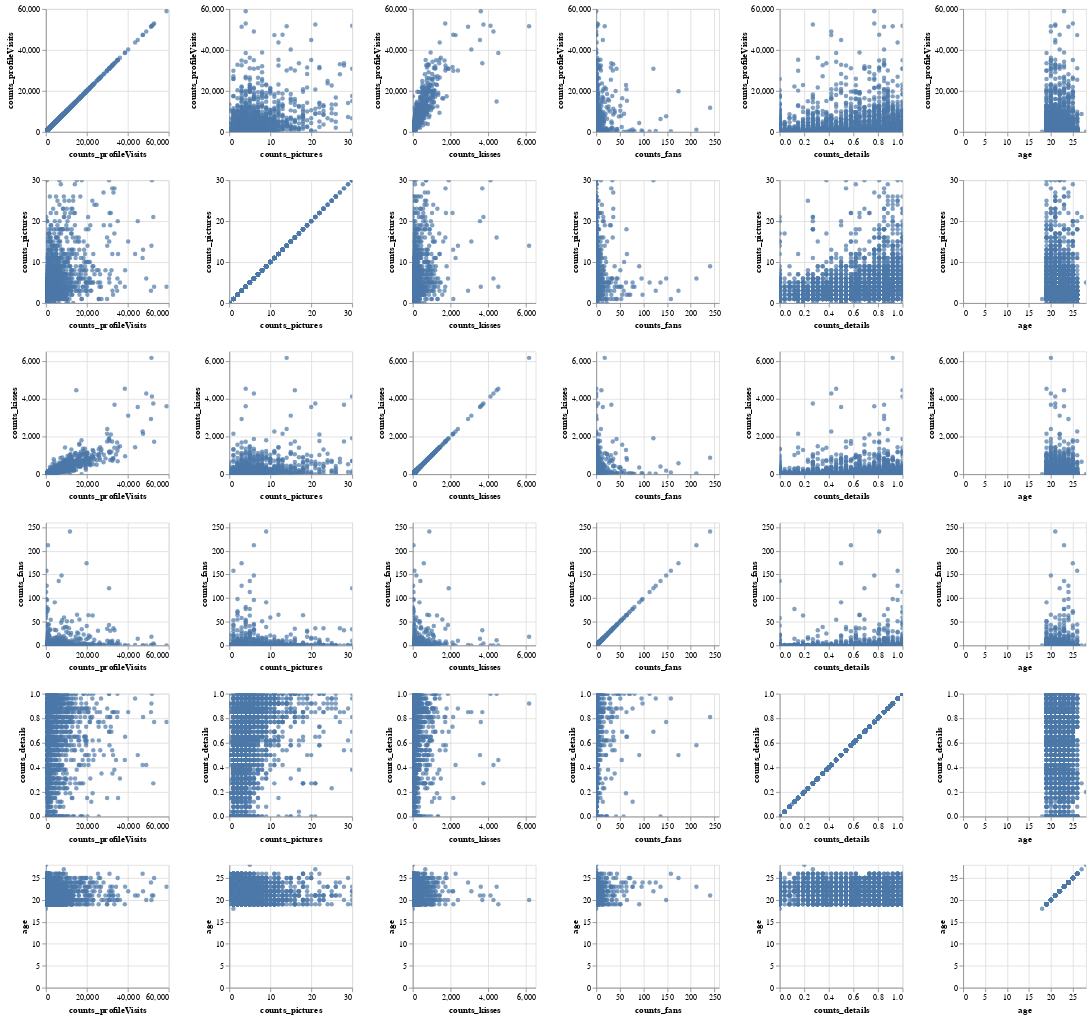

Notebook code cell kept with this figure:
### Markdown cell above
Die Tabelle lässt erkennen, dass die Daten einiger Variablen deutlich ungleich verteilt sind. Während der Anteil der auf dem Profil gegebenen Informationen noch recht gleichmäßig zwischen 0 und 1 liegt, scheint die Variable counts_prictures bereits rechtsschiefe Tendenzen aufzuweisen. Der Durchschnitt ist verglichen mit dem 50% Quartil leicht höher, der Abstand zwischen dem 25%-Quartil und dem 50%-Quartil ist dabei kleiner als der zwischen diesem und dem 75%-Quartil. Zudem liegt der Maximalwert 24 Bilder über dem 75%-Qaurtil, was auf Ausreißer nach rechts hindeutet.

Ein ähnliches, noch verstärktes Bild zeichnet sich bei der Variable counts_kisses. Auch hier liegt eine rechtsschiefe Verteilung vor. Der Abstand zwischen dem 75%-Quartil und dem Maximalwert ist dabei aber viel deutlicher und könnte sich stark auf die Qualität des Modells auswirken, weshalb die Auswirkung möglicher Ausreißer in jedem Fall näher betrachtet werden sollte.

Counts_fans weist eine sehr extreme Rechtsschiefe auf, bei der die Accounts ohne Fans deutlich ins Gewicht Fallen. Doch auch hier lässt der Maximalwert wieder auf Ausreißer schließen, die weit über dem durchschnittlichen Niveau der Variable liegen.

Die Responsevariable counts_profileVisits verhält sich sehr ähnlich den counts_kisses. Auch hier ist die Verteilung rechtsschief, der Mittelwert liegt über dem 50%-Quartil und der Maximalwert liegt deutlich über dem der Quartile.

Da die Daten innerhalb der Variablen so ungleich verteilt sind, sollte geprüft werden, ob sich das Modell eventuell nur für ein gewisses Spektrum an Profilen eignet.

### Code cell
alt.Chart(df_train).mark_circle().encode(
    alt.X(alt.repeat("column"), type='quantitative'),
    alt.Y(alt.repeat("row"), type='quantitative')
).properties(
    width=150,
    height=150
).repeat(
    row=['counts_profileVisits','counts_pictures','counts_kisses','counts_fans', 'counts_details', 'age'],
    column=['counts_profileVisits','counts_pictures','counts_kisses','counts_fans', 'counts_details', 'age']
).interactive()

### Figure 1 — Vega-Lite specification as saved in the notebook (floating-point values rounded to 4 significant figures; data arrays with more than 128 entries replaced by an {"elided": "..."} marker saying what was removed)
{"config": {"view": {"continuousWidth": 300, "continuousHeight": 300}}, "repeat": {"column": ["counts_profileVisits", "counts_pictures", "counts_kisses", "counts_fans", "counts_details", "age"], "row": ["counts_profileVisits", "counts_pictures", "counts_kisses", "counts_fans", "counts_details", "age"]}, "spec": {"data": {"name": "data-ebfe872185ab9fe2602f3777aa33122c"}, "mark": {"type": "circle"}, "encoding": {"x": {"field": {"repeat": "column"}, "type": "quantitative"}, "y": {"field": {"repeat": "row"}, "type": "quantitative"}}, "height": 150, "name": "view_7", "width": 150}, "params": [{"name": "param_7", "select": {"type": "interval", "encodings": ["x", "y"]}, "bind": "scales", "views": ["view_7_child__row_counts_profileVisitscolumn_counts_profileVisits", "view_7_child__row_counts_profileVisitscolumn_counts_pictures", "view_7_child__row_counts_profileVisitscolumn_counts_kisses", "view_7_child__row_counts_profileVisitscolumn_counts_fans", "view_7_child__row_counts_profileVisitscolumn_counts_details", "view_7_child__row_counts_profileVisitscolumn_age", "view_7_child__row_counts_picturescolumn_counts_profileVisits", "view_7_child__row_counts_picturescolumn_counts_pictures", "view_7_child__row_counts_picturescolumn_counts_kisses", "view_7_child__row_counts_picturescolumn_counts_fans", "view_7_child__row_counts_picturescolumn_counts_details", "view_7_child__row_counts_picturescolumn_age", "view_7_child__row_counts_kissescolumn_counts_profileVisits", "view_7_child__row_counts_kissescolumn_counts_pictures", "view_7_child__row_counts_kissescolumn_counts_kisses", "view_7_child__row_counts_kissescolumn_counts_fans", "view_7_child__row_counts_kissescolumn_counts_details", "view_7_child__row_counts_kissescolumn_age", "view_7_child__row_counts_fanscolumn_counts_profileVisits", "view_7_child__row_counts_fanscolumn_counts_pictures", "view_7_child__row_counts_fanscolumn_counts_kisses", "view_7_child__row_counts_fanscolumn_counts_fans", "view_7_child__row_counts_fanscolumn_counts_details", "view_7_child__row_counts_fanscolumn_age", "view_7_child__row_counts_detailscolumn_counts_profileVisits", "view_7_child__row_counts_detailscolumn_counts_pictures", "view_7_child__row_counts_detailscolumn_counts_kisses", "view_7_child__row_counts_detailscolumn_counts_fans", "view_7_child__row_counts_detailscolumn_counts_details", "view_7_child__row_counts_detailscolumn_age", "view_7_child__row_agecolumn_counts_profileVisits", "view_7_child__row_agecolumn_counts_pictures", "view_7_child__row_agecolumn_counts_kisses", "view_7_child__row_agecolumn_counts_fans", "view_7_child__row_agecolumn_counts_details", "view_7_child__row_agecolumn_age"]}], "$schema": "https://vega.github.io/schema/vega-lite/v5.8.0.json", "datasets": {"data-ebfe872185ab9fe2602f3777aa33122c": {"elided": "2740 records"}}}
